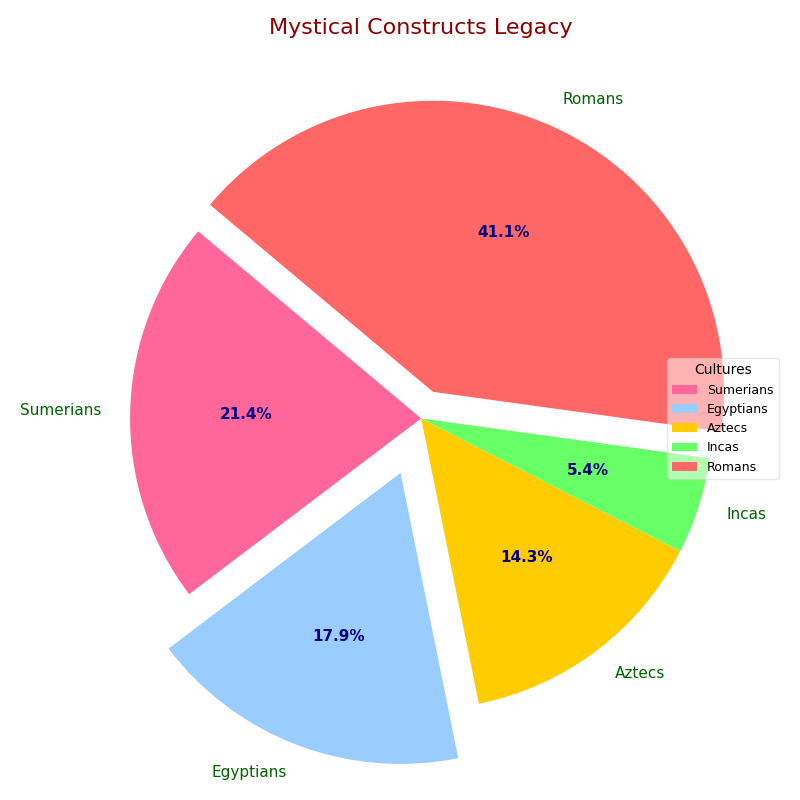

Write the Python code that produced this figure.
import matplotlib.pyplot as plt

groups = ['Sumerians', 'Egyptians', 'Aztecs', 'Incas', 'Romans']
wonders_count = [12, 10, 8, 3, 23]  # Randomly altered values while maintaining structure

colors = ['#ff6699', '#99ccff', '#ffcc00', '#66ff66', '#ff6666']
explode = (0, 0.2, 0, 0, 0.1)

fig, ax = plt.subplots(figsize=(8, 8))
wedges, texts, autotexts = ax.pie(
    wonders_count,
    labels=groups,
    colors=colors,
    explode=explode,
    autopct='%1.1f%%',
    startangle=140
)

plt.title(
    'Mystical Constructs Legacy',
    fontsize=16,
    fontweight='regular',
    color='darkred',
    pad=15
)

plt.setp(autotexts, size=11, weight='bold', color='navy')
plt.setp(texts, size=11, weight='normal', color='darkgreen')

ax.legend(
    wedges, groups,
    title="Cultures",
    loc='right',
    fontsize=9,
    frameon=True,
    fancybox=True,
    framealpha=0.5
)

plt.tight_layout()
plt.show()
